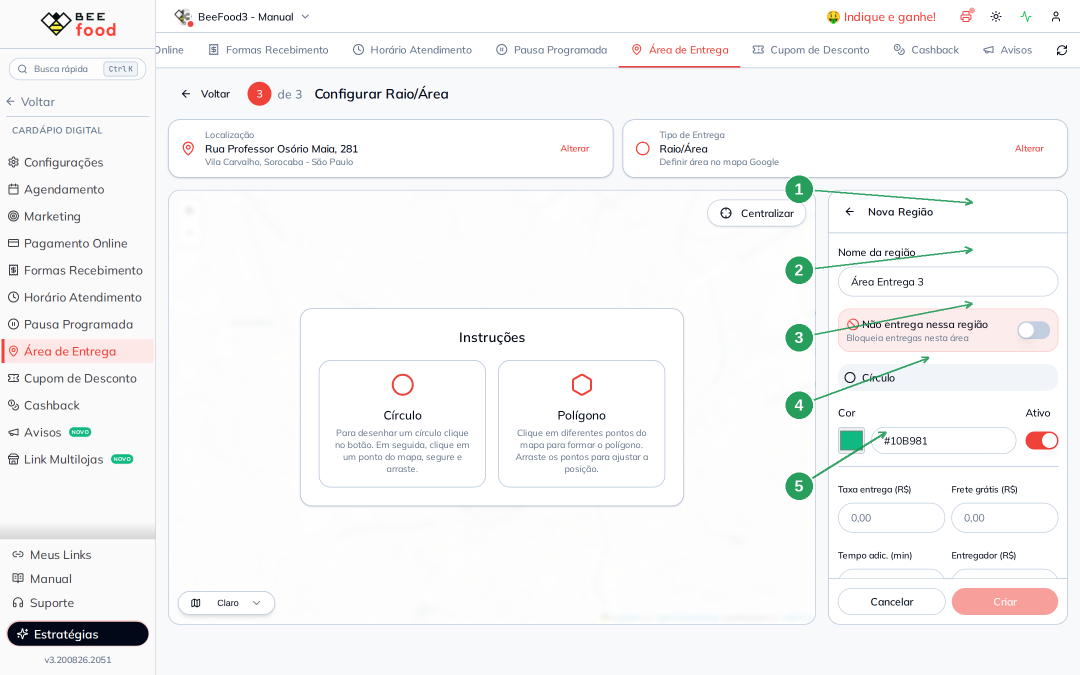
#> input picture manuais/area-entrega-mapa/imagens-tratadas/03-nova-regiao-tipo.png, 2160 x 1350 px, found by its file name (shown at 1/2 size)
$ python annotate.py
#> lines starting #> are read from the running program, lines starting #| are printed output that depends on the picture
"""Anota os screenshots do manual BeeFood - Area de entrega por mapa (#35).

Painel 2160x1350; cardapio digital 1170x2532 (viewport 390x844, DPR 3).
"""
import os, math
from PIL import Image, ImageDraw, ImageFont

SRC = "imagens-puras"
OUT = "imagens-tratadas"
os.makedirs(OUT, exist_ok=True)

GREEN = (22, 150, 78)
WHITE = (255, 255, 255)
A_LINE = 220
A_BADGE = 235
FONT_CANDIDATES = [
    r"C:\Windows\Fonts\arialbd.ttf",
    "/usr/share/fonts/truetype/croscore/Arimo-Bold.ttf",
    "/usr/share/fonts/truetype/dejavu/DejaVuSans-Bold.ttf",
]


def font(sz):
    for c in FONT_CANDIDATES:
        if os.path.exists(c):
            return ImageFont.truetype(c, sz)
    raise RuntimeError("fonte bold nao encontrada")


def draw_arrow(d, x0, y0, x1, y1, w):
    col = GREEN + (A_LINE,)
    d.line([(x0, y0), (x1, y1)], fill=col, width=w)
    ang = math.atan2(y1 - y0, x1 - x0)
    L = w * 3.6
    for s in (0.45, -0.45):
        d.line([(x1, y1), (x1 - L * math.cos(ang - s), y1 - L * math.sin(ang - s))], fill=col, width=w)


def badge(d, cx, cy, r, num, fnt):
    d.ellipse([cx - r - 2, cy - r - 2, cx + r + 2, cy + r + 2], fill=WHITE + (235,))
    d.ellipse([cx - r, cy - r, cx + r, cy + r], fill=GREEN + (A_BADGE,))
    t = str(num)
    bb = d.textbbox((0, 0), t, font=fnt)
    d.text((cx - (bb[2] - bb[0]) / 2 - bb[0], cy - (bb[3] - bb[1]) / 2 - bb[1]), t, fill=WHITE, font=fnt)


def annotate(name, markers, raio=0.0125, out_name=None):
    if not os.path.exists(os.path.join(SRC, name)):
        print("SKIP", name)
        return
    img = Image.open(os.path.join(SRC, name)).convert("RGBA")
    W, H = img.size
    overlay = Image.new("RGBA", (W, H), (0, 0, 0, 0))
    d = ImageDraw.Draw(overlay)
    r = int(W * raio)
    fnt = font(int(r * 1.2))
    w = max(2, int(W * 0.0022))
    for (num, tx, ty, bx, by) in markers:
        TX, TY, BX, BY = tx * W, ty * H, bx * W, by * H
        ang = math.atan2(TY - BY, TX - BX)
        draw_arrow(d, BX + (r + 5) * math.cos(ang), BY + (r + 5) * math.sin(ang), TX, TY, w)
        badge(d, BX, BY, r, num, fnt)
    Image.alpha_composite(img, overlay).convert("RGB").save(os.path.join(OUT, out_name or name))
    print("OK", out_name or name)


annotate("02-step2-tipos.png", [
    (1, 0.500, 0.210, 0.280, 0.155),
    (2, 0.450, 0.380, 0.450, 0.500),
    (3, 0.500, 0.800, 0.500, 0.700),
])

annotate("03-nova-regiao-tipo.png", [
    (1, 0.380, 0.520, 0.280, 0.400),
    (2, 0.520, 0.520, 0.620, 0.400),
    (3, 0.900, 0.300, 0.740, 0.280),
    (4, 0.900, 0.370, 0.740, 0.400),
    (5, 0.860, 0.530, 0.740, 0.600),
    (6, 0.820, 0.640, 0.740, 0.720),
])
#> call 2 of annotate, with name = '03-nova-regiao-tipo.png', raio = 0.0125
#> in annotate (call 2), `overlay = Image.new("RGBA", (W, H), (0, 0, 0, 0))`: overlay: PIL image 2160x1350 RGBA; every value is 0
#> in annotate (call 2), `Image.alpha_composite(img, overlay).convert("RGB").save(os.path.join(O..`:
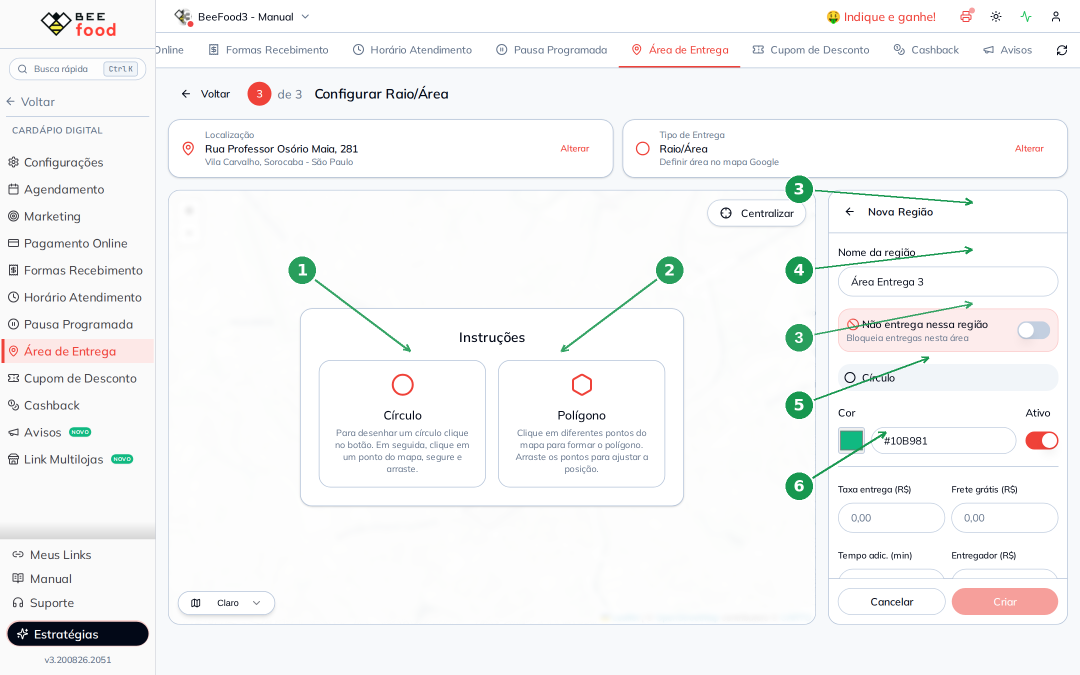
#> saved as 03-nova-regiao-tipo.png: PIL image 2160x1350 RGB (shown at 1/2 size); mean R, G, B 245, 245.6, 245.8

annotate("04b-form-circulo-campos.png", [
    (1, 0.420, 0.520, 0.260, 0.380),
    (2, 0.900, 0.300, 0.740, 0.260),
    (3, 0.820, 0.620, 0.720, 0.560),
    (4, 0.920, 0.620, 0.900, 0.560),
    (5, 0.820, 0.700, 0.720, 0.760),
    (6, 0.920, 0.700, 0.900, 0.760),
    (7, 0.900, 0.900, 0.780, 0.840),
])

annotate("04c-nao-entrega.png", [
    (1, 0.900, 0.370, 0.740, 0.320),
    (2, 0.420, 0.520, 0.260, 0.400),
    (3, 0.860, 0.560, 0.740, 0.620),
    (4, 0.900, 0.900, 0.780, 0.840),
])
#> call 4 of annotate, with name = '04c-nao-entrega.png', raio = 0.0125
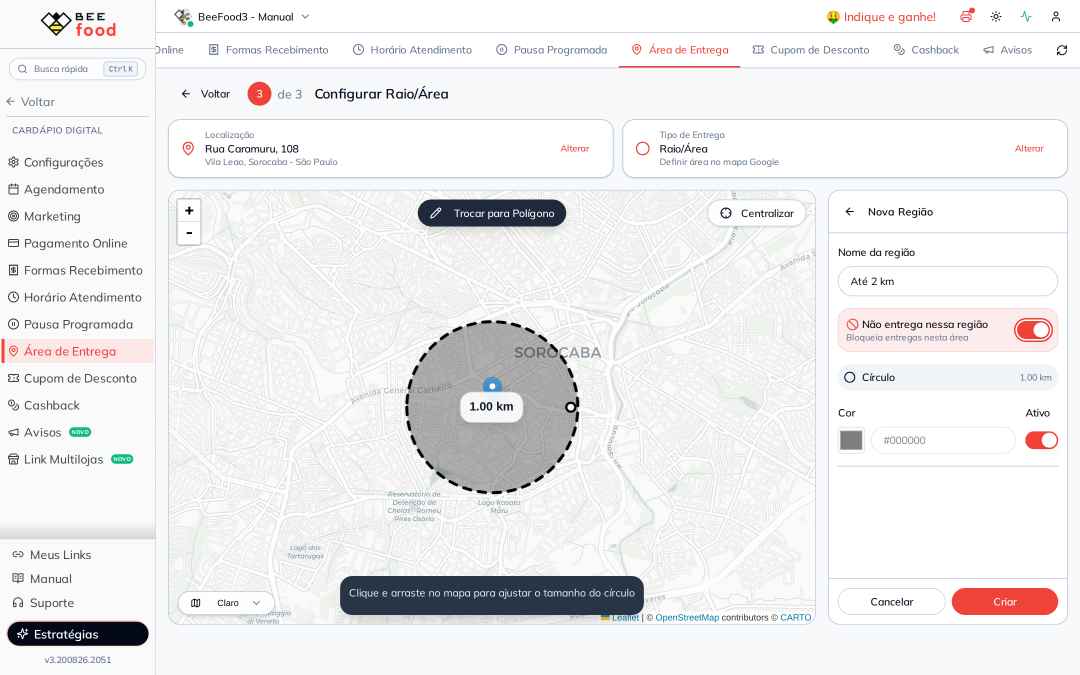
#> input picture manuais/area-entrega-mapa/imagens-puras/04c-nao-entrega.png, 2160 x 1350 px (shown at 1/2 size)
#> in annotate, img is the input picture: PIL image 2160x1350 RGBA; mean R, G, B, A 236.7, 236.3, 236.9, 255
#> the loop in annotate (call 4), `for (num, tx, ty, bx, by) in markers:` made 4 passes
#> in annotate (call 4), `Image.alpha_composite(img, overlay).convert("RGB").save(os.path.join(O..`:
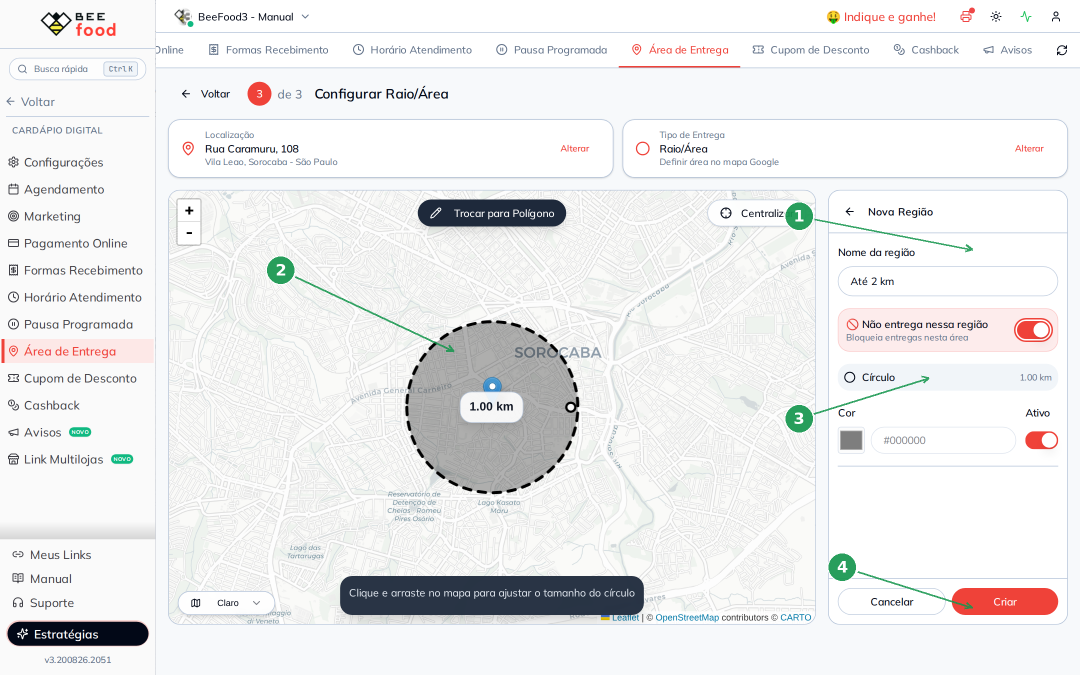
#> saved as 04c-nao-entrega.png: PIL image 2160x1350 RGB (shown at 1/2 size); mean R, G, B 235.8, 235.9, 236.3

annotate("04d-desenhando-poligono.png", [
    (1, 0.500, 0.280, 0.500, 0.200),
    (2, 0.500, 0.780, 0.500, 0.700),
    (3, 0.500, 0.840, 0.280, 0.840),
    (4, 0.900, 0.640, 0.740, 0.560),
])

annotate("01-step3-regioes.png", [
    (1, 0.400, 0.205, 0.280, 0.300),
    (2, 0.480, 0.550, 0.300, 0.550),
    (3, 0.900, 0.480, 0.780, 0.380),
    (4, 0.900, 0.900, 0.780, 0.800),
])

annotate("05-editar-regiao.png", [
    (1, 0.420, 0.520, 0.260, 0.380),
    (2, 0.900, 0.640, 0.740, 0.560),
    (3, 0.900, 0.900, 0.780, 0.800),
])
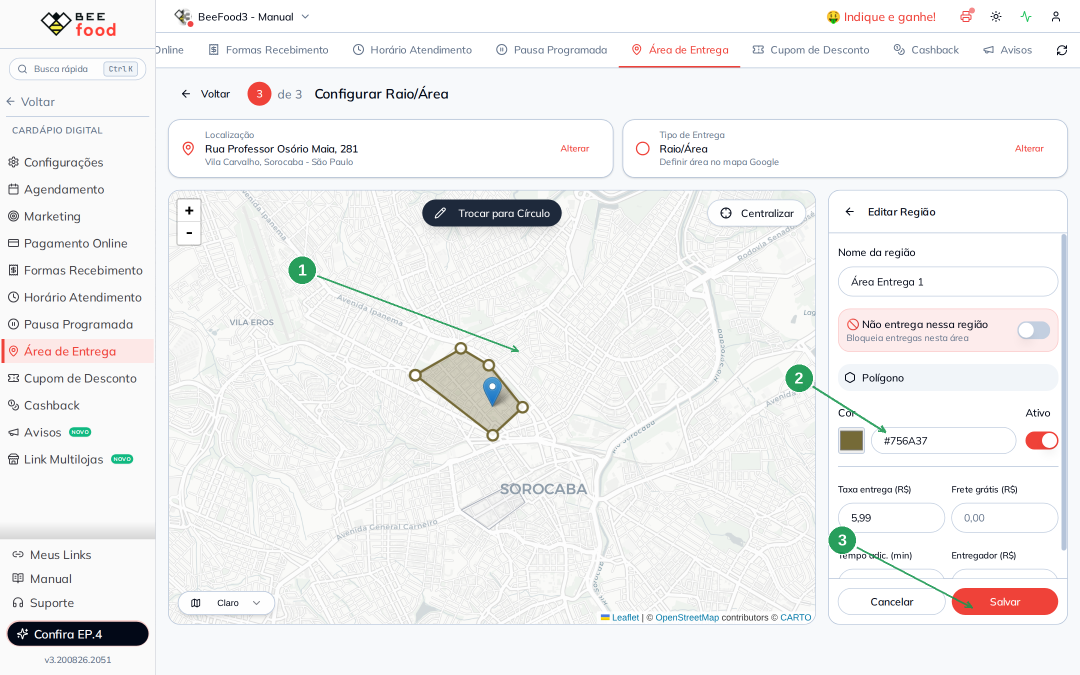
#> input picture manuais/area-entrega-mapa/imagens-tratadas/05-editar-regiao.png, 2160 x 1350 px, found by its file name (shown at 1/2 size)
#> the loop in annotate (call 7), `for (num, tx, ty, bx, by) in markers:` made 3 passes
#> in annotate (call 7), `Image.alpha_composite(img, overlay).convert("RGB").save(os.path.join(O..`:
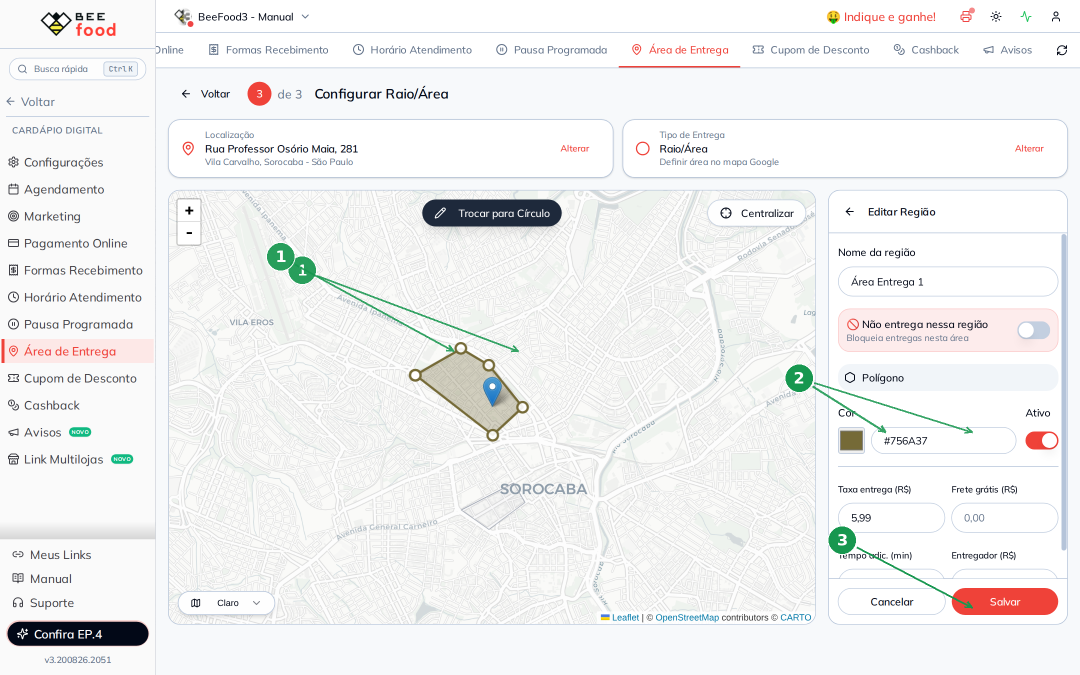
#> saved as 05-editar-regiao.png: PIL image 2160x1350 RGB (shown at 1/2 size); mean R, G, B 240.4, 240.6, 240.5

annotate("07-menu-busca.png", [
    (1, 0.50, 0.22, 0.16, 0.14),
    (2, 0.50, 0.34, 0.16, 0.44),
], raio=0.028)

annotate("08-menu-form.png", [
    (1, 0.36, 0.155, 0.14, 0.10),
    (2, 0.80, 0.155, 0.90, 0.10),
    (3, 0.36, 0.245, 0.14, 0.30),
    (4, 0.72, 0.56, 0.88, 0.50),
], raio=0.028)

annotate("09-menu-dentro-area.png", [
    (1, 0.50, 0.18, 0.16, 0.10),
    (2, 0.42, 0.30, 0.16, 0.38),
], raio=0.028)
